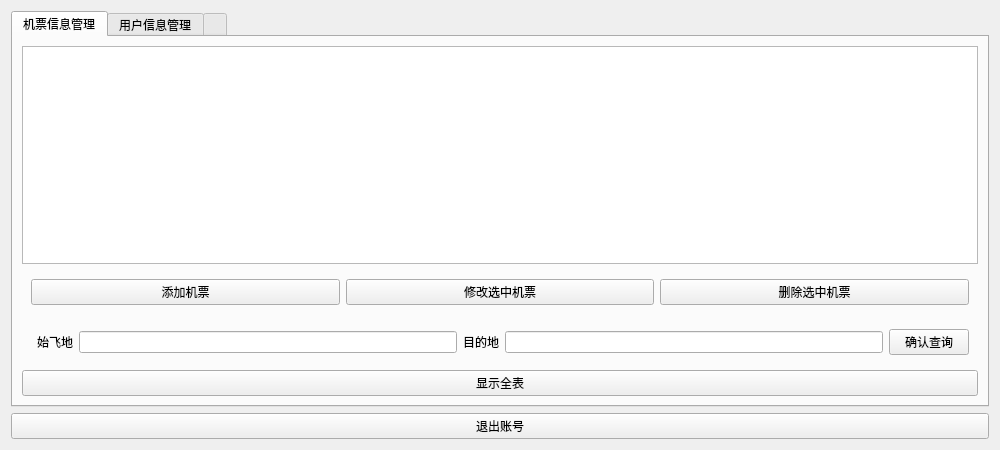
<?xml version="1.0" encoding="UTF-8"?>
<ui version="4.0">
 <class>Manage</class>
 <widget class="QWidget" name="Manage">
  <property name="geometry">
   <rect>
    <x>0</x>
    <y>0</y>
    <width>1000</width>
    <height>450</height>
   </rect>
  </property>
  <property name="windowTitle">
   <string>Form</string>
  </property>
  <layout class="QGridLayout" name="gridLayout">
   <item row="2" column="1">
    <widget class="QPushButton" name="btn_exit">
     <property name="text">
      <string>退出账号</string>
     </property>
    </widget>
   </item>
   <item row="1" column="1">
    <widget class="QTabWidget" name="tabWidget">
     <property name="layoutDirection">
      <enum>Qt::LeftToRight</enum>
     </property>
     <property name="currentIndex">
      <number>0</number>
     </property>
     <widget class="QWidget" name="tab_3">
      <attribute name="title">
       <string>机票信息管理</string>
      </attribute>
      <layout class="QGridLayout" name="gridLayout_5">
       <item row="3" column="0" colspan="2">
        <widget class="QPushButton" name="btn_all_2">
         <property name="text">
          <string>显示全表</string>
         </property>
        </widget>
       </item>
       <item row="2" column="1">
        <widget class="QWidget" name="widget" native="true">
         <layout class="QGridLayout" name="gridLayout_4">
          <item row="0" column="0">
           <widget class="QLabel" name="label_4">
            <property name="text">
             <string>始飞地</string>
            </property>
           </widget>
          </item>
          <item row="0" column="3">
           <widget class="QLineEdit" name="lineEdit_3"/>
          </item>
          <item row="0" column="1">
           <widget class="QLineEdit" name="lineEdit_2"/>
          </item>
          <item row="0" column="2">
           <widget class="QLabel" name="label_2">
            <property name="text">
             <string>目的地</string>
            </property>
           </widget>
          </item>
          <item row="0" column="4">
           <widget class="QPushButton" name="btn_search_2">
            <property name="text">
             <string>确认查询</string>
            </property>
           </widget>
          </item>
         </layout>
        </widget>
       </item>
       <item row="0" column="0" colspan="2">
        <widget class="QTableView" name="tableView_3"/>
       </item>
       <item row="1" column="0" colspan="2">
        <widget class="QWidget" name="widget_7" native="true">
         <layout class="QHBoxLayout" name="horizontalLayout_5">
          <item>
           <widget class="QPushButton" name="btn_add">
            <property name="text">
             <string>添加机票</string>
            </property>
           </widget>
          </item>
          <item>
           <widget class="QPushButton" name="btn_re_book">
            <property name="text">
             <string>修改选中机票</string>
            </property>
           </widget>
          </item>
          <item>
           <widget class="QPushButton" name="btn_deletebook">
            <property name="text">
             <string>删除选中机票</string>
            </property>
           </widget>
          </item>
         </layout>
        </widget>
       </item>
      </layout>
     </widget>
     <widget class="QWidget" name="tab_4">
      <attribute name="title">
       <string>用户信息管理</string>
      </attribute>
      <layout class="QGridLayout" name="gridLayout_3">
       <item row="1" column="0">
        <layout class="QVBoxLayout" name="verticalLayout_4">
         <item>
          <layout class="QHBoxLayout" name="horizontalLayout_12">
           <item>
            <widget class="QPushButton" name="btn_add_2">
             <property name="text">
              <string>添加用户</string>
             </property>
            </widget>
           </item>
           <item>
            <widget class="QPushButton" name="btn_re_account">
             <property name="text">
              <string>修改选中用户信息</string>
             </property>
            </widget>
           </item>
           <item>
            <widget class="QPushButton" name="btn_deleteaccount">
             <property name="text">
              <string>删除选中用户信息</string>
             </property>
            </widget>
           </item>
          </layout>
         </item>
         <item>
          <layout class="QHBoxLayout" name="horizontalLayout_11">
           <item>
            <widget class="QLabel" name="label_7">
             <property name="text">
              <string>账号查询</string>
             </property>
            </widget>
           </item>
           <item>
            <widget class="QLineEdit" name="lineEdit_4"/>
           </item>
           <item>
            <widget class="QPushButton" name="btn_search_3">
             <property name="text">
              <string>确认查询</string>
             </property>
            </widget>
           </item>
          </layout>
         </item>
         <item>
          <layout class="QVBoxLayout" name="verticalLayout_2">
           <item>
            <widget class="QPushButton" name="btn_all_3">
             <property name="text">
              <string>显示全表</string>
             </property>
            </widget>
           </item>
          </layout>
         </item>
        </layout>
       </item>
       <item row="0" column="0">
        <widget class="QTableView" name="tableView_4"/>
       </item>
      </layout>
     </widget>
     <widget class="QWidget" name="tab">
      <attribute name="title">
       <string/>
      </attribute>
      <widget class="QWidget" name="widget_2" native="true">
       <property name="geometry">
        <rect>
         <x>950</x>
         <y>340</y>
         <width>20</width>
         <height>20</height>
        </rect>
       </property>
       <widget class="QWidget" name="layoutWidget">
        <property name="geometry">
         <rect>
          <x>-170</x>
          <y>70</y>
          <width>396</width>
          <height>102</height>
         </rect>
        </property>
        <layout class="QVBoxLayout" name="verticalLayout">
         <item>
          <layout class="QHBoxLayout" name="horizontalLayout">
           <item>
            <widget class="QPushButton" name="btn_addman">
             <property name="text">
              <string>添加管理员</string>
             </property>
            </widget>
           </item>
           <item>
            <widget class="QPushButton" name="btn_reman">
             <property name="text">
              <string>修改选中管理员信息</string>
             </property>
            </widget>
           </item>
           <item>
            <widget class="QPushButton" name="btn_deleteman">
             <property name="text">
              <string>删除选中管理员信息</string>
             </property>
            </widget>
           </item>
          </layout>
         </item>
         <item>
          <layout class="QHBoxLayout" name="horizontalLayout_2">
           <item>
            <widget class="QLabel" name="label">
             <property name="text">
              <string>管理员账号查询</string>
             </property>
            </widget>
           </item>
           <item>
            <widget class="QLineEdit" name="lineEdit"/>
           </item>
           <item>
            <widget class="QPushButton" name="btn_search">
             <property name="text">
              <string>确认查询</string>
             </property>
            </widget>
           </item>
          </layout>
         </item>
         <item>
          <widget class="QPushButton" name="btn_all">
           <property name="text">
            <string>显示全表</string>
           </property>
          </widget>
         </item>
        </layout>
       </widget>
       <widget class="QTableView" name="tableView_5">
        <property name="geometry">
         <rect>
          <x>0</x>
          <y>0</y>
          <width>16</width>
          <height>16</height>
         </rect>
        </property>
       </widget>
      </widget>
     </widget>
    </widget>
   </item>
  </layout>
 </widget>
 <resources/>
 <connections/>
</ui>
